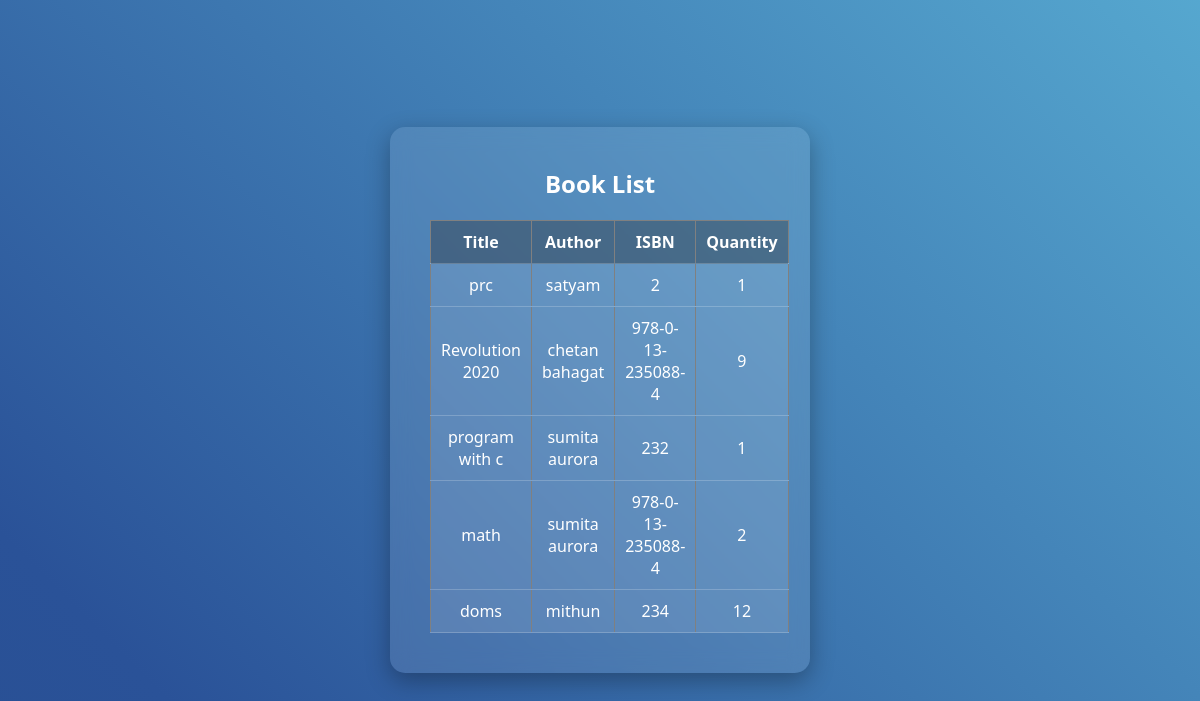
The page /books/ on the database its author committed.
### library/models.py (models this page shows, shortened)
class Book(models.Model):
    title = models.CharField(max_length=200)
    author = models.CharField(max_length=200)
    isbn = models.CharField(max_length=20)
    quantity = models.IntegerField()

### library/views.py (the view)
# urls.py: path('books/', views.book_list, name='book_list'),
def book_list(request):
    books = Book.objects.all()
    return render(request, 'library/book_list.html', {'books': books})

### library/templates/library/book_list.html
{% load static %}
<link rel="stylesheet" href="{% static 'library/css/style.css' %}">
<div class="container">
<h2>Book List</h2>
<table border="1" width="100%">
<tr>
<th>Title</th>
<th>Author</th>
<th>ISBN</th>
<th>Quantity</th>
</tr>
{% for book in books %}
<tr>
<td>{{book.title}}</td>
<td>{{book.author}}</td>
<td>{{book.isbn}}</td>
<td>{{book.quantity}}</td>
</tr>
{% endfor %}
</table>
</div>

### library/static/library/css/style.css (style rules this page uses)
* { margin:0; padding:0; box-sizing:border-box; font-family:'Segoe UI',sans-serif; }
h2 { text-align:center; margin-bottom:20px; }
.container { background:rgba(255,255,255,0.1); backdrop-filter:blur(10px); padding:40px; border-radius:15px; width:420px; box-shadow:0 8px 25px rgba(0,0,0,0.3); }
table { width:100%; margin-top:20px; border-collapse:collapse; background:rgba(255,255,255,0.1); }
th, td { padding:10px; text-align:center; border-bottom:1px solid rgba(255,255,255,0.2); }
th { background:rgba(0,0,0,0.3); }

### rows shown on the page
Book: title "prc", author "satyam", isbn "2", quantity "1"
Book: title "Revolution 2020", author "chetan bahagat", isbn "978-0-13-235088-4", quantity "9"
Book: title "program with c", author "sumita aurora", isbn "232", quantity "1"
Book: title "math", author "sumita aurora", isbn "978-0-13-235088-4", quantity "2"
Book: title "doms", author "mithun", isbn "234", quantity "12"
